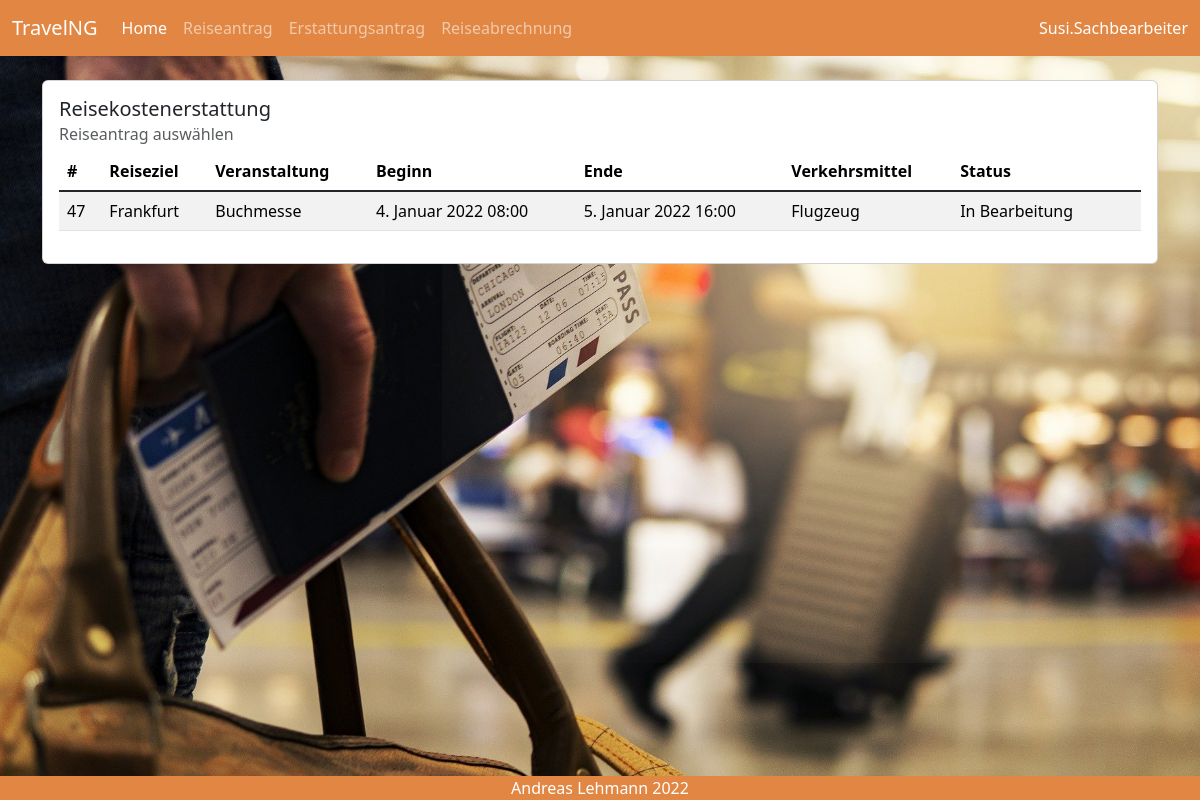
The app's page /Invoice/ (signed in) with its own data.
### travel/models.py (models this page shows, shortened)
class TravelRequest(models.Model):
    STATUS_CHOICES = [('In Bearbeitung', 'In Bearbeitung'),
                      ('Genehmigt', 'Genehmigt'),
                      ]
    username = models.CharField(max_length=50, null=True, blank=False)
    employee = models.CharField(max_length=50, null=True, blank=False)
    supervisor = models.CharField(max_length=50, null=True, blank=False)
    destination = models.CharField(max_length=50, blank=False)
    event = models.CharField(max_length=50, blank=False)
    journey_start = models.DateTimeField(default='01.01.2022 08:00', blank=False)
    journey_end = models.DateTimeField(default='01.01.2022 08:00', blank=False)
    event_start = models.DateTimeField(default='01.01.2022 08:00', blank=False)
    event_end = models.DateTimeField(default='01.01.2022 08:00', blank=False)
    transport = models.ForeignKey(Transport, on_delete=models.SET_NULL, null=True, blank=False)
    cost_center = models.ForeignKey(CostCenter, on_delete=models.SET_NULL, null=True, blank=False)
    status = models.CharField(default='In Bearbeitung', max_length=30, choices=STATUS_CHOICES)
    class Meta:
        permissions = [
            (
                'is_supervisor', 'can access auth page'
            )
        ]

class Transport(models.Model):
    vehicle = models.CharField(max_length=30)
    def __str__(self):
        return f'{self.vehicle}'

### travel/views.py (the view, shortened to what this page needs)
# urls.py: re_path(r'^Invoice/$', travel.views.travel_invoice_details, name="travelInvoice"),
@login_required
def travel_invoice_details(request, tr_pk=None, ti_pk=None, delete_id=None):
    if delete_id is not None:
        ti = TravelInvoice.objects.get(id=delete_id)
        if ti.upload is None:
            if os.path.exists(ti.upload.path):
                os.remove(ti.upload.path)
        ti.delete()
        messages.success(request, 'Gelöscht')
        return HttpResponseRedirect(reverse('home'))
    elif (tr_pk is None) and (ti_pk is None):
        page_title = 'Reisekostenerstattung'
        sub_title = 'Reiseantrag auswählen'
        travel_requests = TravelRequest.objects.filter(username=request.user.get_username()).order_by(
            'journey_start')
        return render(request, 'travel/travelInvoice.html',
                      {'page_title': page_title, 'sub_title': sub_title, 'travel_requests': travel_requests})
    else:
        page_title = 'Reisekostenerstattung'
        sub_title = 'Antrag ändern'
        ti = get_object_or_404(TravelInvoice, pk=ti_pk)

### templates/travel/travelInvoice.html (shortened to what this page needs)
{% extends 'travel/base.html' %}
{% load bootstrap5 bootstrap_icons %}
{% block content %}
    <div class="container">
        <div class="card" style="width: 100%;">
            <div class="card-body">
                <h5 class="card-title">{{ page_title }}</h5>
                <h6 class="card-subtitle mb-2 text-muted">{{ sub_title }}</h6>
                <table class="table table-striped table-hover">
                    <thead class="">
                    <tr>
                        <th>#</th>
                        <th>Reiseziel</th>
                        <th>Veranstaltung</th>
                        <th>Beginn</th>
                        <th>Ende</th>
                        <th>Verkehrsmittel</th>
                        <th>Status</th>
                        <th>&nbsp;</th>
                    </tr>
                    </thead>
                    <tbody class="table-group-divider">
                    {% for TravelRequest in travel_requests %}
                        <tr>
                            <td>{{ TravelRequest.id }}</td>
                            <td>{{ TravelRequest.destination }}</td>
                            <td>{{ TravelRequest.event }}</td>
                            <td>{{ TravelRequest.journey_start }}</td>
                            <td>{{ TravelRequest.journey_end }}</td>
                            <td>{{ TravelRequest.transport }}</td>
                            <td>{{ TravelRequest.status }}</td>
                            <td>
                            </td>
                        </tr>
                    {% endfor %}
                    </tbody>
                </table>
            </div>
        </div>
    </div>
{% endblock %}

### templates/travel/base.html (shortened to what this page needs)
{% load bootstrap5 bootstrap_icons %}
{% bootstrap_css %}
{% load static %}
<link rel="stylesheet" href="{% static 'bootstrap_icons/css/bootstrap_icons.css' %}">
<!DOCTYPE html>
<html lang="en">
<head>
</head>
<body>
<div class="bg-image" style="background-image: url('{% static 'travel-g774051fb3_1920.jpg' %}');
        height: 100vh;
        background-size: cover;
        background-repeat: no-repeat;
        "
>
    {% block navigation %}
        <nav class="navbar navbar-expand-lg navbar-dark mb-4" style="background-color: #e28743;">
            <div class="container-fluid">
                <a class="navbar-brand" href="#">{% md_icon 'earth' %}TravelNG</a>
                <ul class="navbar-nav me-auto mb-2 mb-lg-0">
                    <li class="nav-item">
                        <a class="nav-link active" aria-current="page"
                           href="{% url 'home' %}">{% bs_icon 'house' %}Home</a>
                    </li>
                    <li class="nav-item">
                        <a class="nav-link"
                           href="{% url 'addTravelRequest' %}">{% bs_icon 'airplane' %}Reiseantrag</a>
                    </li>
                    <li class="nav-item">
                        <a class="nav-link"
                           href="{% url 'travelInvoice' %}">{% bs_icon 'bank' %}Erstattungsantrag</a>
                    </li>
                    {% if perms.travel.is_clerk %}
                        <li class="nav-item">
                            <a class="nav-link"
                               href="{% url 'travelInvoiceRefund' %}">{% bs_icon 'cash-coin' %}Reiseabrechnung</a>
                        </li>
                    {% endif %}
                </ul>
                <a class="nav-link text-white" href="{% url 'logout' %}">{% bs_icon 'person' %}{{ user.username }}</a>
            </div>
        </nav>
    {% endblock %}
    {% block content %}{% endblock %}
</div>
</body>
{% block footer %}
    <div class="text-center text-white fixed-bottom" style="background-color: #e28743;">{% bs_icon 'c-circle' %}Andreas
        Lehmann 2022
    </div>
{% endblock %}
</html>

### records on screen
TravelRequest: id "47", destination "Frankfurt", event "Buchmesse", journey_start "4. Januar 2022 08:00", journey_end "5. Januar 2022 16:00", transport "Flugzeug", status "In Bearbeitung"

### other values on screen
{{ user.username }} "Susi.Sachbearbeiter"
{{ page_title }} "Reisekostenerstattung"
{{ sub_title }} "Reiseantrag auswählen"
